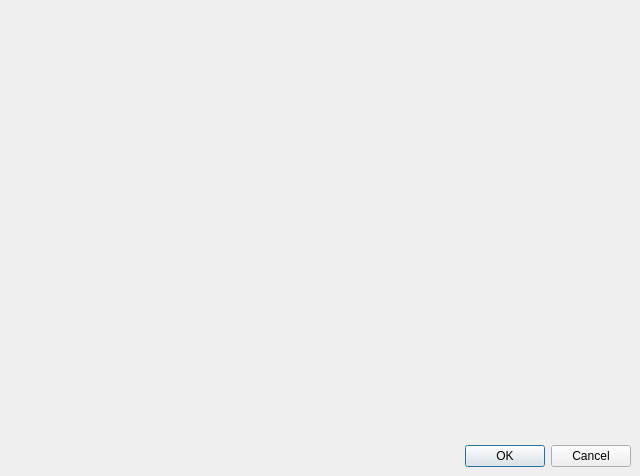
<?xml version="1.0" encoding="UTF-8"?>
<ui version="4.0">
 <class>Dialog</class>
 <widget class="QDialog" name="Dialog">
  <property name="geometry">
   <rect>
    <x>0</x>
    <y>0</y>
    <width>640</width>
    <height>476</height>
   </rect>
  </property>
  <property name="windowTitle">
   <string>Dialog</string>
  </property>
  <widget class="QDialogButtonBox" name="buttonBox">
   <property name="geometry">
    <rect>
     <x>10</x>
     <y>440</y>
     <width>621</width>
     <height>32</height>
    </rect>
   </property>
   <property name="orientation">
    <enum>Qt::Horizontal</enum>
   </property>
   <property name="standardButtons">
    <set>QDialogButtonBox::Cancel|QDialogButtonBox::Ok</set>
   </property>
  </widget>
 </widget>
 <resources/>
 <connections>
  <connection>
   <sender>buttonBox</sender>
   <signal>accepted()</signal>
   <receiver>Dialog</receiver>
   <slot>accept()</slot>
   <hints>
    <hint type="sourcelabel">
     <x>248</x>
     <y>254</y>
    </hint>
    <hint type="destinationlabel">
     <x>157</x>
     <y>274</y>
    </hint>
   </hints>
  </connection>
  <connection>
   <sender>buttonBox</sender>
   <signal>rejected()</signal>
   <receiver>Dialog</receiver>
   <slot>reject()</slot>
   <hints>
    <hint type="sourcelabel">
     <x>316</x>
     <y>260</y>
    </hint>
    <hint type="destinationlabel">
     <x>286</x>
     <y>274</y>
    </hint>
   </hints>
  </connection>
 </connections>
</ui>
